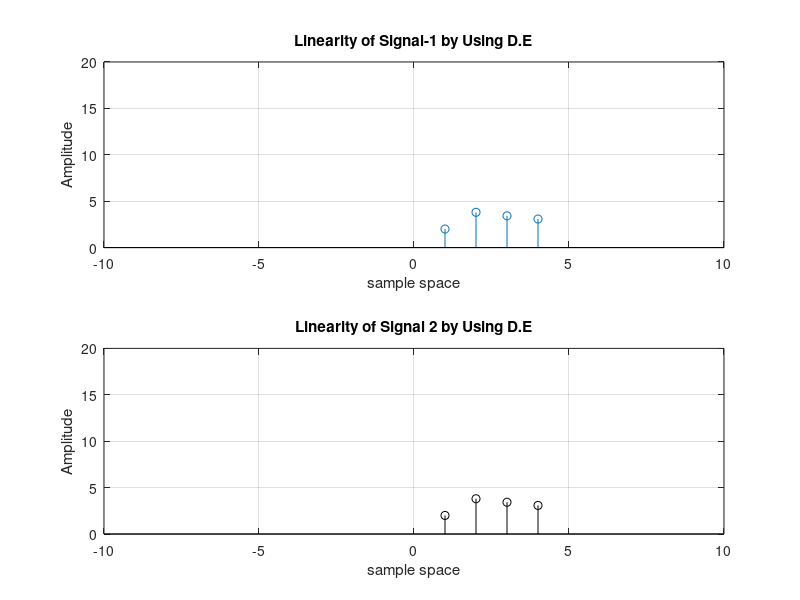

Here is the MATLAB script that generated this plot:
b=[1 -1];
a=[1 -0.9];
x1=[1 2 3 4];
x2=[1 2 1 0];
y1=filter(b,a,x1);
y2=filter(b,a,x2);
x3=x1+x2;
y3=filter(b,a,x3);
subplot(2,1,1);
stem(y3);
xlabel('sample space');
ylabel('Amplitude');
title('Linearity of Signal-1 by Using D.E');
axis([-10 10 0 20]);
grid on;
%%%%%%%%%%%%
y4=y1+y2;
subplot(2,1,2);
stem(y4,'k');
xlabel('sample space');
ylabel('Amplitude');
title('Linearity of Signal 2 by Using D.E');
axis([-10 10 0 20]);
grid on;
%%%%%%%%%%%%%
if (isequal(y3,y4)==0)
disp('Non linear');
else
disp('Linear');
end